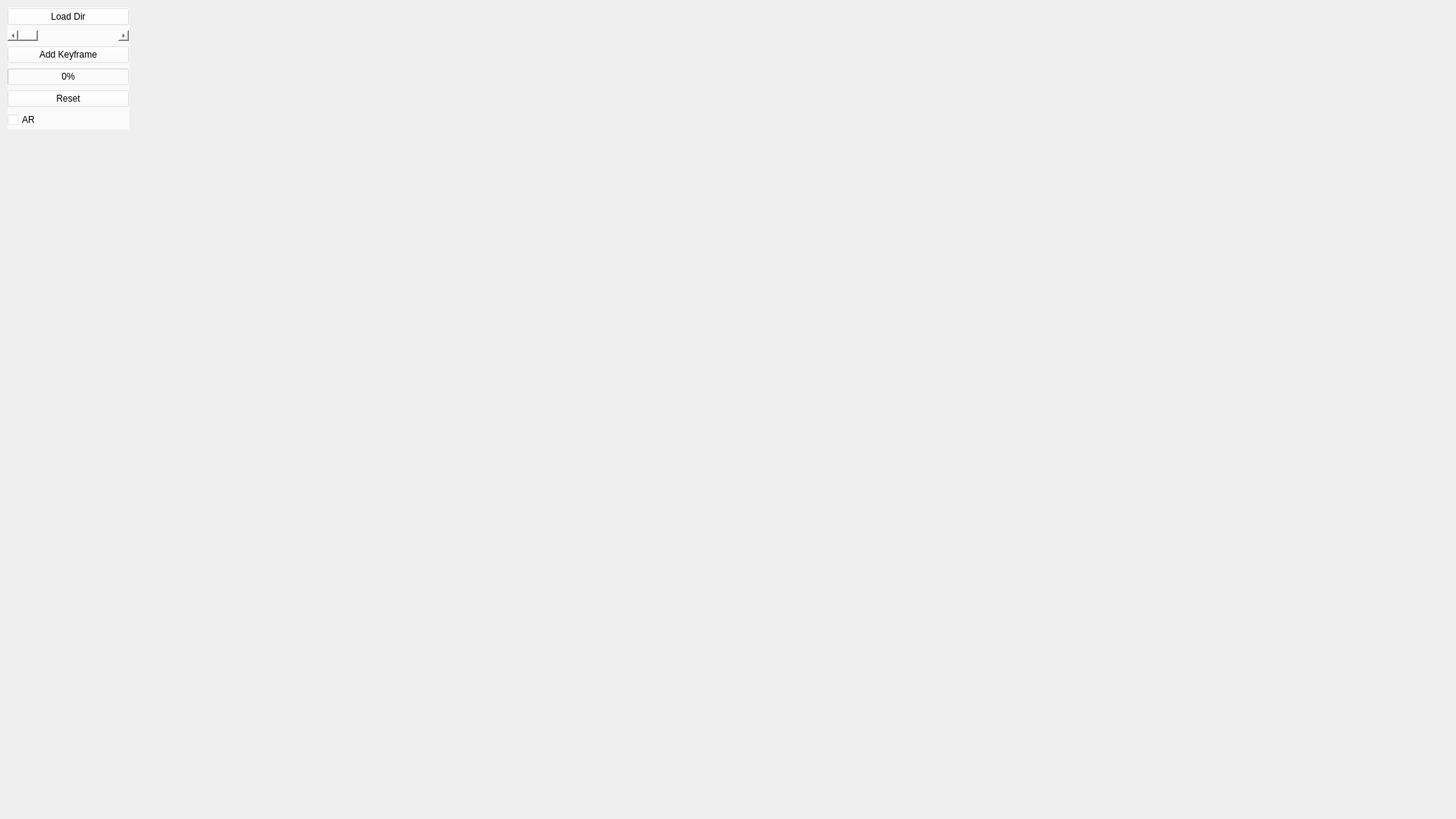
<?xml version="1.0" encoding="UTF-8"?>
<ui version="4.0">
 <class>MainWindow</class>
 <widget class="QMainWindow" name="MainWindow">
  <property name="geometry">
   <rect>
    <x>0</x>
    <y>0</y>
    <width>1920</width>
    <height>1080</height>
   </rect>
  </property>
  <property name="windowTitle">
   <string>MainWindow</string>
  </property>
  <widget class="QWidget" name="centralwidget">
   <widget class="QWidget" name="widget" native="true">
    <property name="enabled">
     <bool>true</bool>
    </property>
    <property name="geometry">
     <rect>
      <x>0</x>
      <y>0</y>
      <width>1920</width>
      <height>1080</height>
     </rect>
    </property>
   </widget>
   <widget class="QWidget" name="widget_2" native="true">
    <property name="geometry">
     <rect>
      <x>10</x>
      <y>10</y>
      <width>161</width>
      <height>161</height>
     </rect>
    </property>
    <property name="styleSheet">
     <string notr="true">background-color: rgba(255, 255, 255, 100);</string>
    </property>
    <widget class="QWidget" name="verticalLayoutWidget">
     <property name="geometry">
      <rect>
       <x>0</x>
       <y>0</y>
       <width>160</width>
       <height>161</height>
      </rect>
     </property>
     <layout class="QVBoxLayout" name="verticalLayout">
      <item>
       <widget class="QPushButton" name="LoadDirButton">
        <property name="text">
         <string>Load Dir</string>
        </property>
       </widget>
      </item>
      <item>
       <widget class="QScrollBar" name="frameScrollBar">
        <property name="orientation">
         <enum>Qt::Horizontal</enum>
        </property>
       </widget>
      </item>
      <item>
       <widget class="QPushButton" name="addKeyframeButton">
        <property name="text">
         <string>Add Keyframe</string>
        </property>
       </widget>
      </item>
      <item>
       <widget class="QProgressBar" name="progressBar">
        <property name="value">
         <number>0</number>
        </property>
       </widget>
      </item>
      <item>
       <widget class="QPushButton" name="resetButton">
        <property name="text">
         <string>Reset</string>
        </property>
       </widget>
      </item>
      <item>
       <widget class="QCheckBox" name="arCheckBox">
        <property name="text">
         <string>AR</string>
        </property>
       </widget>
      </item>
     </layout>
    </widget>
   </widget>
  </widget>
 </widget>
 <resources/>
 <connections/>
</ui>
